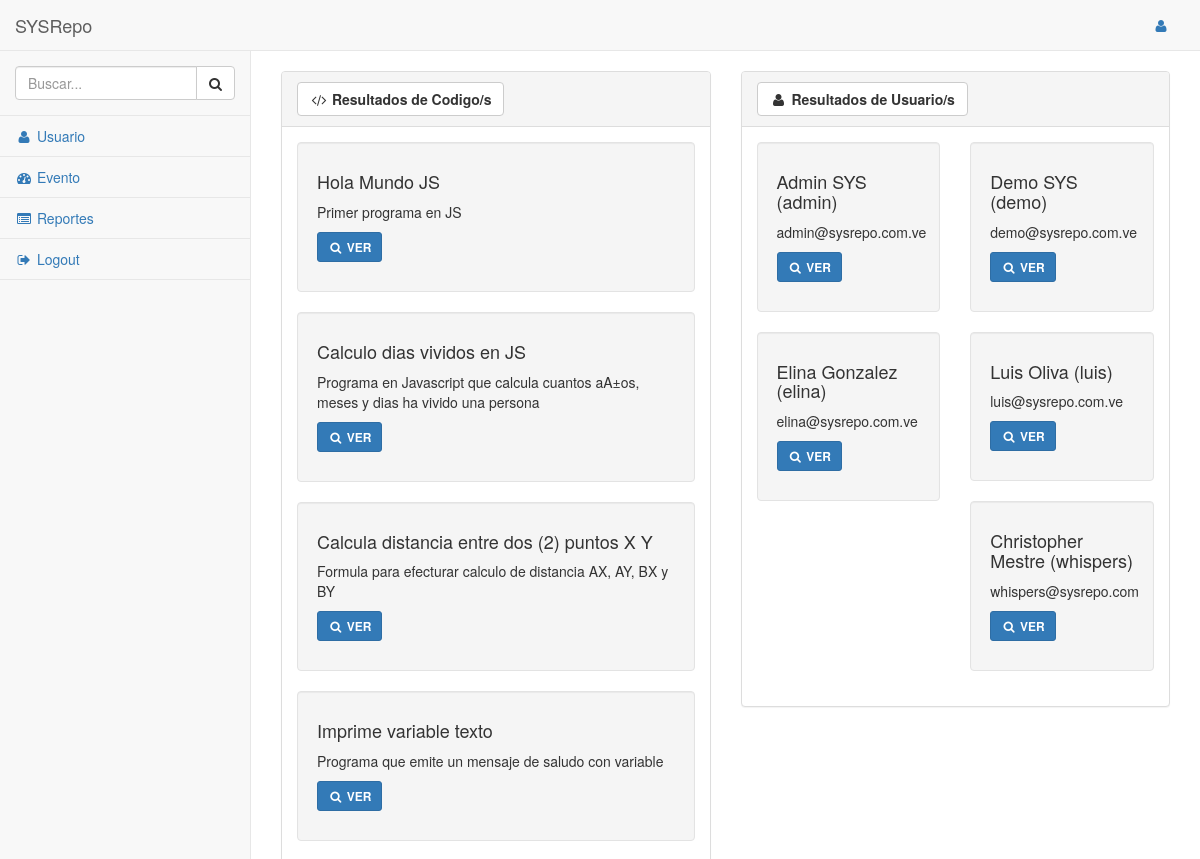
/index.php/codigo/search (upper part), run on an earlier commit of the app's database.
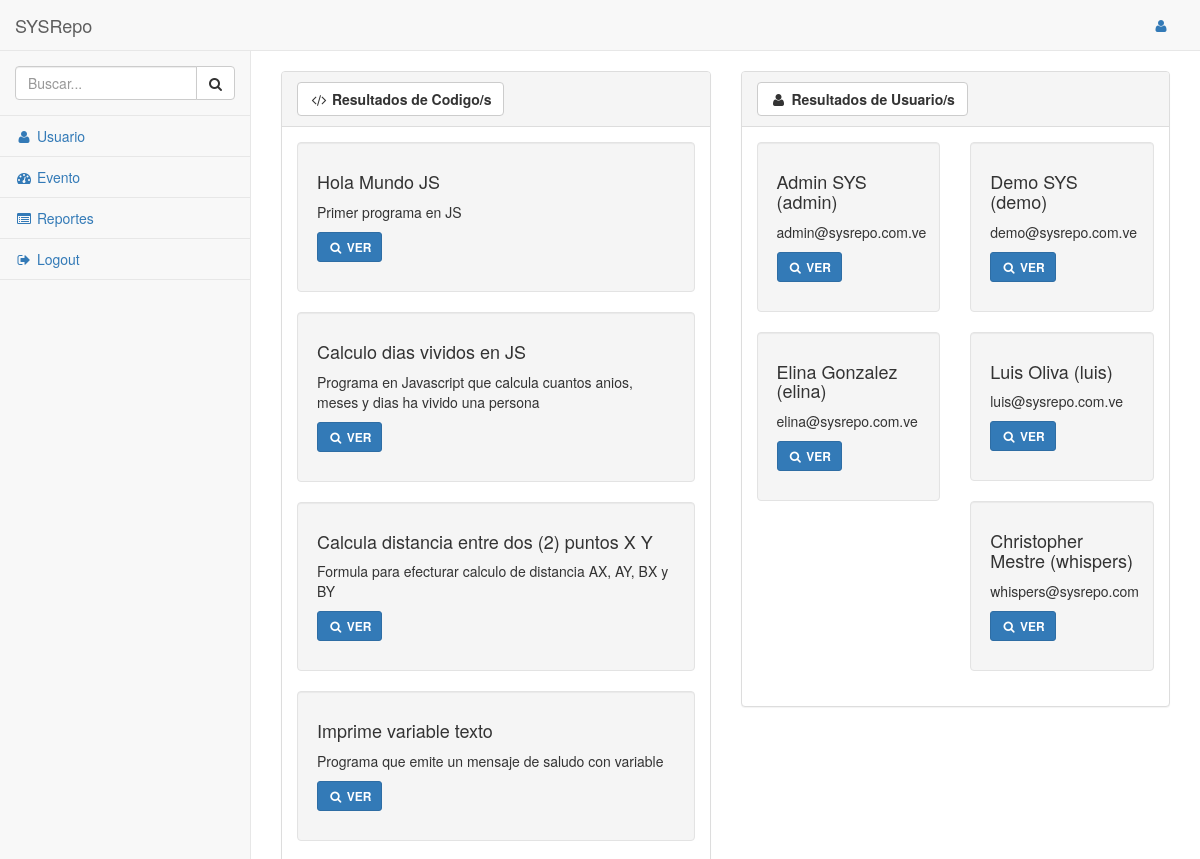
And on a later commit of the database.
### tables this page shows
CREATE TABLE IF NOT EXISTS `codigo` (
	`idcod` int(11) AUTO_INCREMENT NOT NULL COMMENT 'Identificador de codigo fuente.',
	`idcodori` int(11) NULL COMMENT 'Identificador de codigo fuente padre.',
	`idusu` int(11) NOT NULL COMMENT 'Identificador de usuario.',
	`titulo` varchar(100) NOT NULL COMMENT 'Titulo del codigo fuente.',
	`descripcion` varchar(100) NOT NULL COMMENT 'Descripcion del codigo fuente.',
	`lenguaje` varchar(15) NOT NULL COMMENT 'Lenguaje de programacion del codigo fuente.',
	`codigo` varchar(10000) NOT NULL COMMENT 'Codigo fuente.',
	`vistas` int(11) NOT NULL COMMENT 'Cantidad de vistas realizadas al codigo fuente.',
	`descargas` int(11) NOT NULL COMMENT 'Cantidad de descargas realizadas al codigo fuente.',
	`ejecuciones` int(11) NOT NULL COMMENT 'Cantidad de ejecuciones realizadas al codigo fuente.',
	`estado_codigo` int(1) NOT NULL COMMENT 'Codigo del estado de aprobacion del registro.',
	`fecha_registro` datetime NOT NULL COMMENT 'Fecha de creacion del registro.',
	`fecha_edicion` datetime NOT NULL COMMENT 'Fecha de ultima edicion del registro.',
	`estado_registro` int(1) NOT NULL COMMENT 'Codigo del estado del registro.',
	PRIMARY KEY (`idcod`)
);

CREATE TABLE IF NOT EXISTS `usuario` (
	`idusu` int(10) AUTO_INCREMENT NOT NULL COMMENT 'Identificador de usuario.',
	`idrol` varchar(3) NOT NULL COMMENT 'Identificador de rol de usuario.',
	`cedula` int(15) NOT NULL COMMENT 'Numero de cedula de identidad del usuario.',
	`nombre` varchar(50) NOT NULL COMMENT 'Nombres del usuario.',
	`apellido` varchar(50) NOT NULL COMMENT 'Apellidos del usuario.',
	`genero` varchar(15) NOT NULL COMMENT 'Genero del usuario.',
	`fecha_nacimiento` date NOT NULL COMMENT 'Fecha de nacimiento del usuario.',
	`nacionalidad` varchar(20) NOT NULL COMMENT 'Nacionalidad del usuario.',
	`direccion` varchar(50) NOT NULL COMMENT 'Dirección de residencia del usuario.',
	`telefono` varchar(15) NOT NULL COMMENT 'Teléfono de contacto.',
	`email` varchar(50) NOT NULL COMMENT 'Correo electrónico del usuario.',
	`user` varchar(15) NOT NULL COMMENT 'Nombre del usuario en la aplicación.',
	`pass` varchar(15) NOT NULL COMMENT 'Contraseña del usuario.',
	`fecha_registro` datetime NOT NULL COMMENT 'Fecha de creacion del registro.',
	`fecha_edicion` datetime NOT NULL COMMENT 'Fecha de ultima edicion del registro.',
	`estado_registro` int(1) NOT NULL COMMENT 'Codigo del estado del registro.',
	PRIMARY KEY (`idusu`)
);

### application/controllers/Codigo.php (called while the page is built, shortened)
<?php
class Codigo extends CI_Controller {
	function __construct(){
		$this->load->model(SYS_MODEL);
		$this->load->model(CODIGO_MODEL);
		$this->load->model(USUARIO_MODEL);
		$this->load->model(EVENTO_MODEL);
	}
	function search(){
		$data['codigo'] = $this->Sys_model->getCodigoByString($this->input->post(CODIGO));
		$data['codigo_rules'] = $this->Codigo_model->codigo_rules;
		$data['usuario'] = $this->Sys_model->getUsuarioByString($this->input->post(CODIGO));
		$data['usuario_rules'] = $this->Usuario_model->usuario_rules;
		$this->load->view(HEADER);
		$this->load->view(MENU);
		$this->load->view(SEARCH_CODIGO,$data);
		$this->load->view(FOOTER);
	}
}

### index.php (called while the page is built, shortened)
<?php
require_once BASEPATH.'core/CodeIgniter.php';

### application/models/Sys_model.php (called while the page is built, shortened)
<?php
class Sys_model extends CI_Model{
	function getCodigoByString($string){
		$this->db->from(TABLA_CODIGO);
		$this->db->where(TABLA_CODIGO.'.'.ESTADO_REGISTRO,ESTADO_REGISTRO_ACTIVO);
		$this->db->like(TABLA_CODIGO.'.'.TITULO,$string);
		$this->db->or_like(TABLA_CODIGO.'.'.DESCRIPCION,$string);
		$query=$this->db->get();
		if($query->num_rows()>0){
			return $query;
		}else{
			return false;
		}
	}
	function getUsuarioByString($string){
		$this->db->from(TABLA_USUARIO);
		$this->db->where(TABLA_USUARIO.'.'.ESTADO_REGISTRO,ESTADO_REGISTRO_ACTIVO);
		$this->db->like(TABLA_USUARIO.'.'.USER,$string);
		$this->db->or_like(TABLA_USUARIO.'.'.NOMBRE,$string);
		$this->db->or_like(TABLA_USUARIO.'.'.APELLIDO,$string);
		$this->db->or_like(TABLA_USUARIO.'.'.DIRECCION,$string);
		$query=$this->db->get();
		if($query->num_rows()>0){
			return $query;
		}else{
			return false;
		}
	}
}

### application/views/others/search_codigo.php (the view, shortened to what this page needs)
<div id="page-wrapper">
	<div class="row">
		<div class="col-lg-12">
			<br>
		</div>
	</div>
	<div class="row">
		<div class="col-lg-6">
			<div class="panel panel-default">
				<div class="panel-heading">
					<div class="row">
						<div class="col-lg-12">
							<div class="btn btn-default">
								<i class="fa fa-code fa-fw"></i><strong> <?= TITULO_RESULTADOS_CODIGO; ?></strong>
							</div>
						</div>
					</div>
				</div>
				<div class="panel-body">
					<div class="row">
<?php
if($codigo){
	foreach($codigo->result() as $codigo_row){
?>
						<div class="col-lg-12">
							<div class="well">
								<h4><?= $codigo_row->titulo; ?></h4>
								<p><?= $codigo_row->descripcion; ?></p>
								<p><a href="<?= base_url(PATH_MENU)."/".CODIGO_GET."/".$codigo_row->idcod; ?>" class="btn btn-primary btn-sm"><i class="fa fa-search fa-fw"></i> <strong>VER</strong></a></p>
							</div>
						</div>
<?php
	}
}
?>
						</div>
				</div>
			</div>
		</div>
		<div class="col-lg-6">
			<div class="panel panel-default">
				<div class="panel-heading">
					<div class="row">
						<div class="col-lg-12">
							<div class="btn btn-default">
								<i class="fa fa-user fa-fw"></i><strong> <?= TITULO_RESULTADOS_USUARIO; ?></strong>
							</div>
						</div>
					</div>
				</div>
				<div class="panel-body">
					<div class="row">
<?php
if($usuario){
	foreach($usuario->result() as $usuario_row){
?>
						<div class="col-lg-6">
							<div class="well">
								<h4><?= $usuario_row->nombre.' '.$usuario_row->apellido.' ('.$usuario_row->user.')'; ?></h4>
								<p><?= $usuario_row->email; ?></p>
								<p><a href="<?= base_url(PATH_MENU)."/".USUARIO_GET."/".$usuario_row->idusu; ?>" class="btn btn-primary btn-sm"><i class="fa fa-search fa-fw"></i> <strong>VER</strong></a></p>
							</div>
						</div>
<?php
	}
}
?>
					</div>
				</div>
			</div>
		</div>
	</div>
</div>

### application/views/templates/header.php (shortened to what this page needs)
<!DOCTYPE html>
<html lang="en">
<head>
	<link href="<?= base_url(PATH_RESOURCES)?>/bower_components/bootstrap/dist/css/bootstrap.min.css" rel="stylesheet">
	<link href="<?= base_url(PATH_RESOURCES)?>/bower_components/metisMenu/dist/metisMenu.min.css" rel="stylesheet">
	<link href="<?= base_url(PATH_RESOURCES)?>/dist/css/timeline.css" rel="stylesheet">
	<link href="<?= base_url(PATH_RESOURCES)?>/dist/css/sb-admin-2.css" rel="stylesheet">
	<link href="<?= base_url(PATH_RESOURCES)?>/bower_components/morrisjs/morris.css" rel="stylesheet">
	<link href="<?= base_url(PATH_RESOURCES)?>/bower_components/font-awesome/css/font-awesome.min.css" rel="stylesheet" type="text/css">
</head>
<body>
	<div id="wrapper">

### application/views/templates/menu.php (shortened to what this page needs)
<?php
$idrol = $this->session->userdata(IDROL_SESSION);
?>
<nav class="navbar navbar-default navbar-static-top" role="navigation" style="margin-bottom: 0">
			<div class="navbar-header">
				<a class="navbar-brand" href="<?= base_url(PATH_MENU)."/".USUARIO_CONTROLLER; ?>"><?= TITULO_MENU; ?></a>
			</div>
			<ul class="nav navbar-top-links navbar-right">
				<li class="dropdown">
					<a class="dropdown-toggle" data-toggle="dropdown">
						<i class="fa fa-user fa-fw"></i> <strong><?= $idrol; ?></strong>
					</a>
				</li>
			</ul>
			<div class="navbar-default sidebar" role="navigation">
				<div class="sidebar-nav navbar-collapse">
					<ul class="nav" id="side-menu">
						<li class="sidebar-search">
<?php
	$codigo_form = array(
		CODIGO => array(
			'class' => 'form-control',
			'name' => CODIGO,
			'placeholder' => 'Buscar...',
			'required' => TRUE
		)
	);
?>
							<?= form_open(CODIGO_SEARCH,array('role' => 'form','autocomplete' => 'off'));?>
							<div class="input-group custom-search-form">
								<?= form_input($codigo_form[CODIGO]); ?>
								<span class="input-group-btn">
								<button class="btn btn-default" type="submit">
									<i class="fa fa-search"></i>
								</button>
							</span>
							</div>
							<?= form_close() ?>
						</li>
						<li>
							<a href="<?= base_url(PATH_MENU)."/".USUARIO_CONTROLLER; ?>"><i class="fa fa-user fa-fw"></i> <?= MENU_USUARIO; ?></a>
						</li>
						<li>
							<a href="<?= base_url(PATH_MENU)."/".EVENTO_CONTROLLER; ?>"><i class="fa fa-dashboard fa-fw"></i> <?= MENU_EVENTO; ?></a>
						</li>
						<li>
							<a href="<?= base_url(PATH_MENU)."/".USUARIO_REPORTS; ?>"><i class="fa fa-list-alt fa-fw"></i> <?= MENU_REPORTE; ?></a>
						</li>
						<li>
							<a href="<?= base_url(PATH_MENU)."/".USUARIO_LOGOUT; ?>"><i class="fa fa-sign-out fa-fw"></i> <?= MENU_LOGOUT; ?></a>
						</li>
					</ul>
				</div>
			</div>
		</nav>

### application/views/templates/footer.php (shortened to what this page needs)
    </div>
</body>
</html>

What changed in the data, as far as the page shows it:
changed codigo "Calculo dias vividos en JS": descripcion "Programa en Javascript que calcula cuantos aA±os, meses y dias ha vivido una persona" → "Programa en Javascript que calcula cuantos anios, meses y dias ha vivido una persona"
